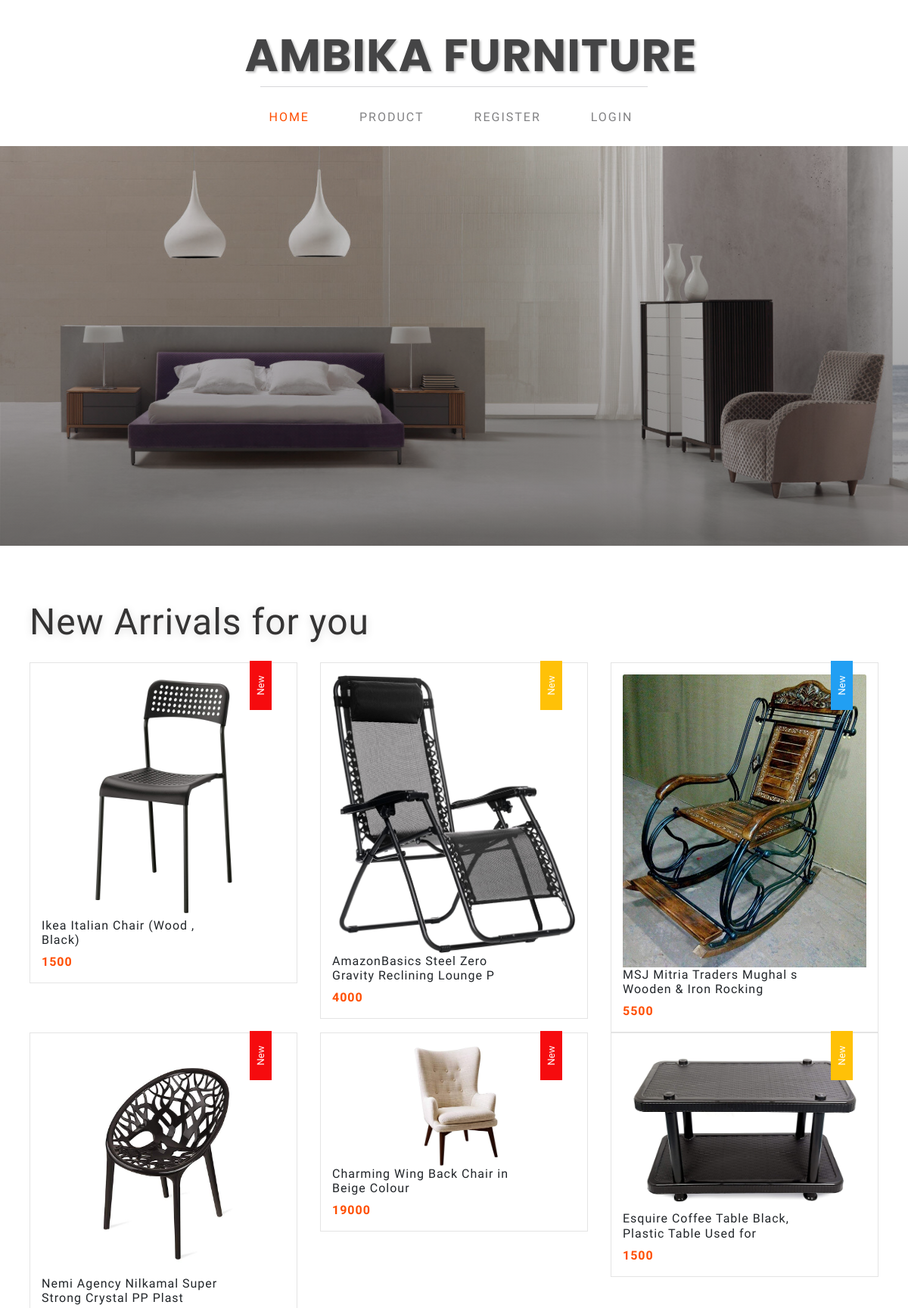
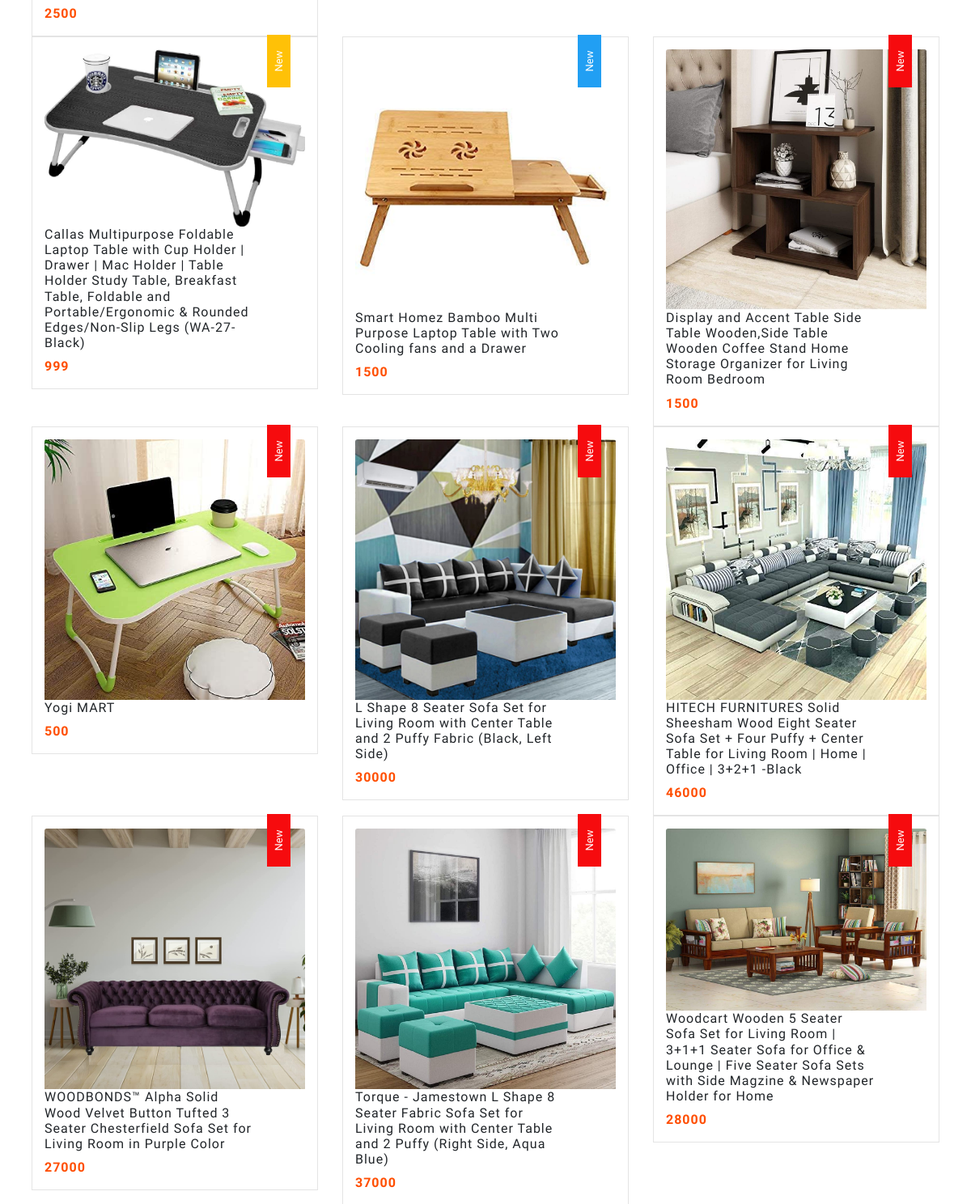
The page / (upper part) on the database its author committed (2 pictures, top to bottom).
### tables this page shows
CREATE TABLE `product` (
  `p_id` int(5) NOT NULL,
  `name` varchar(500) NOT NULL,
  `c_id` int(5) NOT NULL,
  `photo` varchar(50) NOT NULL,
  `detail` mediumtext NOT NULL,
  `price` int(7) NOT NULL
);

### index.php (the view, shortened to what this page needs)
<!DOCTYPE html>
<html lang="zxx">
<?php include('connect.php'); ?>
<head>
     <link href="css/bootstrap.css" rel='stylesheet' type='text/css' />
     <link href="css/login_overlay.css" rel='stylesheet' type='text/css' />
     <link href="css/style6.css" rel='stylesheet' type='text/css' />
     <link rel="stylesheet" href="css/shop.css" type="text/css" />
     <link rel="stylesheet" href="css/owl.carousel.css" type="text/css" media="all">
     <link rel="stylesheet" href="css/owl.theme.css" type="text/css" media="all">
     <link href="css/style.css" rel='stylesheet' type='text/css' />
     <link href="css/fontawesome-all.css" rel="stylesheet">
</head>
<body>
     <div class="banner-top container-fluid" id="home">
          <?php include_once("vmenu.php"); ?>
          <div class="banner">
               <div id="carouselExampleIndicators" class="carousel slide" data-ride="carousel">
                    <div class="carousel-inner" role="listbox">
                         <div class="carousel-item active">
                              <div class="carousel-caption text-center">
                              </div>
                         </div>
                    </div>
               </div>
          </div>
     </div>
     <section class="banner-bottom-wthreelayouts py-lg-5 py-3">
          <div class="container-fluid">
               <div class="inner-sec-shop px-lg-4 px-3">
                    <h3 class="tittle-w3layouts my-lg-4 my-4">New Arrivals for you </h3>
                    <div class="row">
                         <?php
                         if (isset($_GET['c_id'])) {
                              $c_id = $_GET['c_id'];
                              $q = "select * from product where c_id='$c_id'";
                         } else {
                              $q = "select * from product ";
                         }
                         $rs = mysqli_query($cn, $q);
                         while ($row = mysqli_fetch_array($rs)) {
                         ?>
                              <div class="col-md-4 product-men women_two shop-gd">
                                   <div class="product-googles-info googles">
                                        <div class="men-pro-item">
                                             <div class="men-thumb-item">
                                                  <img src="<?php print $row['photo']; ?>" alt="img" class="card-img-top">
                                                  <span class="product-new-top">New</span>
                                             </div>
                                             <div class="item-info-product">
                                                  <div class="info-product-price">
                                                       <div class="grid_meta">
                                                            <div class="product_price">
                                                                 <h6>
                                                                      <?php print $row['name']; ?>
                                                                 </h6>
                                                                 <div class="grid-price mt-2">
                                                                      <span class="money "><?php print $row['price']; ?></span>
                                                                 </div>
                                                            </div>
                                                       </div>
                                                  </div>
                                                  <div class="clearfix"></div>
                                             </div>
                                        </div>
                                   </div>
                              </div>
                         <?php
                         }
                         ?>
                    </div>
               </div>
          </div>
     </section>
     <?php include('footer.php') ?>

### vmenu.php (shortened to what this page needs)
<header>
     <div class="row">
          <div class="col-md-3 top-info-cart text-right mt-lg-4">
          </div>
          <div class="col-md-6 logo-w3layouts text-center">
               <h1 class="logo-w3layouts">
                    <a class="navbar-brand" href="index.php">
                         AMBIKA FURNITURE </a>
               </h1>
          </div>
          <div class="col-md-3 top-info-cart text-right mt-lg-4">
          </div>
     </div>
     <label class="top-log mx-auto"></label>
     <nav class="navbar navbar-expand-lg navbar-light bg-light top-header mb-2">
          <div class="collapse navbar-collapse" id="navbarSupportedContent">
               <ul class="navbar-nav nav-mega mx-auto">
                    <li class="nav-item active">
                         <a class="nav-link ml-lg-0" href="index.php">Home
                         </a>
                    </li>
                    <li class="nav-item">
                         <a class="nav-link" href="vproduct.php">Product</a>
                    </li>
                    <?php
                    if (!isset($_SESSION['u_id'])) {
                    ?>
                         <li class="nav-item">
                              <a class="nav-link" href="vregister.php">Register</a>
                         </li>
                         <li class="nav-item">
                              <a class="nav-link" href="vlogin.php">Login</a>
                         </li>
                    <?php } ?>
               </ul>
          </div>
     </nav>
</header>

### footer.php (shortened to what this page needs)
</body>
</html>

### css/shop.css (style rules this page uses)
body { font-family: 'Inconsolata', monospace; }
.men-pro-item { position: relative; }
.product-men:nth-child(2) .product-new-top, .product-men:nth-child(6) .product-new-top, .product-men:nth-child(7) .product-new-top { background: #FFC107; -webkit-transform: rotate(-90deg); -moz-transform: rotate(-90deg); -ms-transform: rotate(-90deg); -o-transform: rotate(-90deg); }
.product-new-top, .product-men:nth-child(8) .product-new-top, .product-new-top, .product-men:nth-child(3) .product-new-top { background: #219ff3; -webkit-transform: rotate(-90deg); -moz-transform: rotate(-90deg); -ms-transform: rotate(-90deg); -o-transform: rotate(-90deg); }
.product-new-top { background: #F60B0E; color: #fff; right: -18px; position: absolute; top: 10px; width: 79px; font-size: 13px; height: 29px; text-align: center; line-height: 2.3; }
span.money { font-size: 1em; color: #ff4e00; font-weight: 700; letter-spacing: 1px; }
.product-googles-info { padding: 15px; border: 1px solid #e4e4e4; }
.men-thumb-item { text-align: center; position: relative; }
.item-info-product { text-align: center; }
.product-men img { width: 100%; }
.grid_meta { float: left; width: 80%; text-align: left; }
@media (max-width:1280px) { .product-new-top { right: 0; top: 0; width: 65px; font-size: 13px; height: 29px; line-height: 2.3; } }

### css/style.css (style rules this page uses)
html, body { margin: 0; font-size: 100%; background: #fff; font-family: 'Inconsolata', monospace; }
body a { text-decoration: none; transition: 0.5s all; -webkit-transition: 0.5s all; -moz-transition: 0.5s all; -o-transition: 0.5s all; -ms-transition: 0.5s all; font-family: 'Inconsolata', monospace; }
h1, h2, h3, h4, h5, h6 { margin: 0; font-family: 'Inconsolata', monospace; letter-spacing: 1px; }
ul { margin: 0; padding: 0; }
label { margin: 0; }
header { padding: 2em 2em 0 2em; }
h1.logo-w3layouts a.navbar-brand { font-size: 1.5em; text-shadow: 2px 2px 3px rgba(0, 0, 0, 0.26); color: #454546; margin: 0; font-weight: 700; font-family: 'Poppins', sans-serif; text-transform: uppercase; }
.top-header { background: none !important; }
.navbar-light .navbar-nav .nav-link, .dropdown-item { color: #828284; font-size: 16px; letter-spacing: 2px; margin: 0em 0.5em; padding: 10px 25px; text-transform: uppercase; }
.navbar-light .navbar-nav .show>.nav-link, .navbar-light .navbar-nav .active>.nav-link, .navbar-light .navbar-nav .nav-link.show, .navbar-light .navbar-nav .nav-link.active, .navbar-light .navbar-nav .nav-link:hover { color: #ff4e00; border-radius: 0px; }
label.top-log { width: 45%; height: 1px; background: #d7d7da; display: block; margin-bottom: 10px; }
.banner-top.container-fluid { padding: 0; margin: 0; }
.carousel-caption { bottom: 13em; z-index: 10; margin: 0 auto; }
.carousel-item { height: 39em; background-color: #777; }
.carousel-item { background: -webkit-linear-gradient(rgba(23, 22, 23, 0.2), rgba(23, 22, 23, 0.5)), url(../images/banner1.jpg) no-repeat; background: -moz-linear-gradient(rgba(23, 22, 23, 0.2), rgba(23, 22, 23, 0.5)), url(../images/banner1.jpg) no-repeat; background: -ms-linear-gradient(rgba(23, 22, 23, 0.2), rgba(23, 22, 23, 0.5)), url(../images/banner1.jpg) no-repeat; background: linear-gradient(rgba(23, 22, 23, 0.2), rgba(23, 22, 23, 0.5)), url(../images/banner1.jpg) no-repeat; background-size: cover; }
h3.tittle-w3layouts { color: #353434; font-size: 3em; text-align: left; letter-spacing: 1px; font-weight: 400; text-shadow: 0 2px 12px rgba(0, 0, 0, 0.14); }
@media (max-width:1280px) { .carousel-item { height: 33em; } }
@media (max-width:1280px) { .carousel-caption { bottom: 9em; } }

### rows shown on the page
product: photo (picture), name "Ikea Italian Chair (Wood , Black)", price "1500"
product: photo (picture), name "AmazonBasics Steel Zero Gravity Reclining Lounge P", price "4000"
product: photo (picture), name "MSJ Mitria Traders Mughal s Wooden & Iron Rocking", price "5500"
product: photo (picture), name "Nemi Agency Nilkamal Super Strong Crystal PP Plast", price "2500"
product: photo (picture), name "Charming Wing Back Chair in Beige Colour", price "19000"
product: photo (picture), name "Esquire Coffee Table Black, Plastic Table Used for", price "1500"
product: photo (picture), name "Callas Multipurpose Foldable Laptop Table with Cup Holder | Drawer | Mac Holder | Table Holder Study Table, Breakfast Table, Foldable and Portable/Ergonomic & Rounded Edges/Non-Slip Legs (WA-27-Black)", price "999"
product: photo (picture), name "Smart Homez Bamboo Multi Purpose Laptop Table with Two Cooling fans and a Drawer", price "1500"
product: photo (picture), name "Display and Accent Table Side Table Wooden,Side Table Wooden Coffee Stand Home Storage Organizer for Living Room Bedroom", price "1500"
product: photo (picture), name "Yogi MART", price "500"
product: photo (picture), name "L Shape 8 Seater Sofa Set for Living Room with Center Table and 2 Puffy Fabric (Black, Left Side)", price "30000"
product: photo (picture), name "HITECH FURNITURES Solid Sheesham Wood Eight Seater Sofa Set + Four Puffy + Center Table for Living Room | Home | Office | 3+2+1 -Black", price "46000"
product: photo (picture), name "WOODBONDS™ Alpha Solid Wood Velvet Button Tufted 3 Seater Chesterfield Sofa Set for Living Room in Purple Color", price "27000"
product: photo (picture), name "Torque - Jamestown L Shape 8 Seater Fabric Sofa Set for Living Room with Center Table and 2 Puffy (Right Side, Aqua Blue)", price "37000"
product: photo (picture), name "Woodcart Wooden 5 Seater Sofa Set for Living Room | 3+1+1 Seater Sofa for Office & Lounge | Five Seater Sofa Sets with Side Magzine & Newspaper Holder for Home", price "28000"
